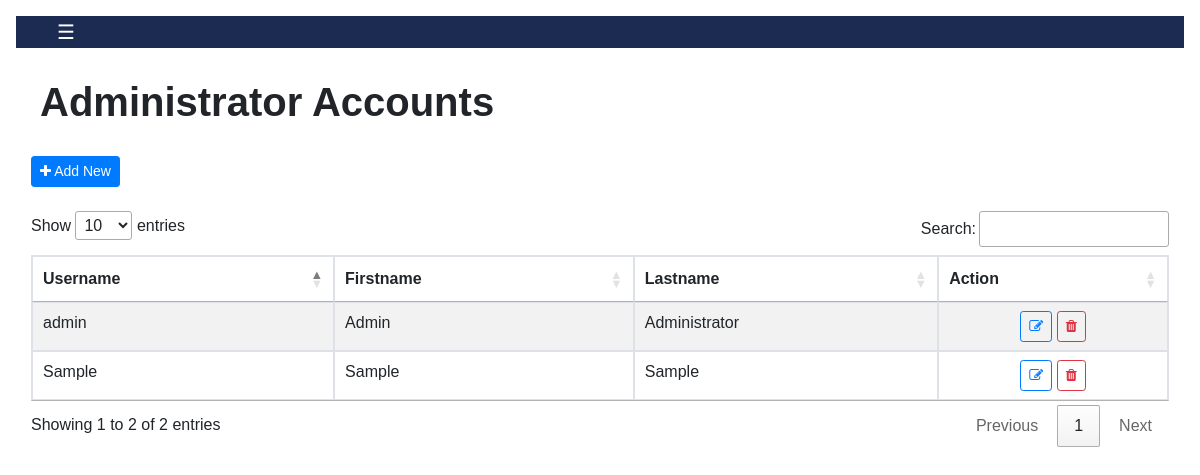
The page /admin/users.php (signed in) on the database its author committed.
### tables this page shows
CREATE TABLE `users` (
  `id` int(20) NOT NULL,
  `username` varchar(30) NOT NULL,
  `password` varchar(100) NOT NULL,
  `firstname` varchar(100) NOT NULL,
  `lastname` varchar(100) NOT NULL
);

### admin/users.php (the view, shortened to what this page needs)
<!DOCTYPE html>
<?php
	require_once 'auth.php';
?>
<html lang="eng">
	<head>
		<?php include 'header.php' ?>
	</head>
	<body>
	   <div  id="main" class = "container-fluid admin" >
	   <div style="background-color: #1c2b52;">
        <button class="openbtn" onclick="toggleNav()" style="background-color: #1c2b52;">☰ </button>
		<iframe src="https://free.timeanddate.com/clock/i9n9b8eh/n145/fcfff/tc1c2b52" frameborder="0" width="115" height="18"></iframe>
        </div>
			<div  class="py-4 px-4 fs-1" style="font-size: 40px;font-weight: bold ;">Administrator Accounts</div>
			<div class="well col-lg-12">
				<button type="button" class="btn btn-primary btn-sm" id="new_user"><i class="fa fa-plus"></i> Add New</button>
				<br />
				<br />
				<table id="table" class="table table-bordered table-striped">
					<thead>
						<tr>
							<th>Username</th>
							<th>Firstname</th>
							<th>Lastname</th>
							<th>Action</th>
						</tr>
					</thead>
					<tbody>
					<?php
						$user_qry=$conn->query("SELECT * FROM users") or die(mysqli_error());
						while($row=$user_qry->fetch_array()){
					?>
						<tr>
							<td><?php echo $row['username']?></td>
							<td><?php echo $row['firstname']?></td>
							<td><?php echo htmlentities($row['lastname'])?></td>
							<td>
								<center>
								 <button class="btn btn-sm btn-outline-primary edit_user" data-id="<?php echo $row['id']?>" type="button"><i class="fa fa-edit"></i></button>
								<button class="btn btn-sm btn-outline-danger remove_user" data-id="<?php echo $row['id']?>" type="button"><i class="fa fa-trash"></i></button>
								</center>
							</td>
						</tr>
					<?php
						}
					?>
					</tbody>
				</table>
			<br />
			<br />
			<br />
			</div>
		</div>
	</body>
</html>

### assets/css/style.css (style rules this page uses)
body { height:100%; font-family: Helvetica, Sans-Serif; }
.openbtn { font-size: 20px; cursor: pointer; background-color: #1c2b52; color: white; padding: 0px ; border: #1c2b52 1px solid; width: 100px; }
#main { transition: margin-left .5s; padding: 16px; }

### rows shown on the page
users: username "admin", firstname "Admin", lastname "Administrator"
users: username "Sample", firstname "Sample", lastname "Sample"
